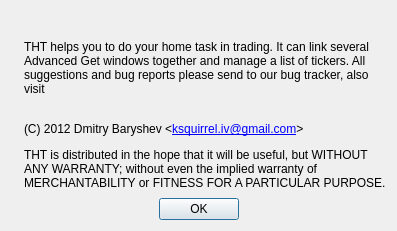
<?xml version="1.0" encoding="UTF-8"?>
<ui version="4.0">
 <class>About</class>
 <widget class="QDialog" name="About">
  <property name="geometry">
   <rect>
    <x>0</x>
    <y>0</y>
    <width>397</width>
    <height>231</height>
   </rect>
  </property>
  <property name="windowTitle">
   <string>About</string>
  </property>
  <layout class="QGridLayout" name="gridLayout">
   <item row="0" column="0" colspan="3">
    <layout class="QHBoxLayout" name="horizontalLayout_2">
     <item>
      <widget class="QLabel" name="label">
       <property name="alignment">
        <set>Qt::AlignCenter</set>
       </property>
      </widget>
     </item>
     <item>
      <layout class="QVBoxLayout" name="verticalLayout">
       <property name="spacing">
        <number>0</number>
       </property>
       <item>
        <layout class="QHBoxLayout" name="horizontalLayout">
         <item>
          <widget class="QLabel" name="labelVersion">
           <property name="sizePolicy">
            <sizepolicy hsizetype="MinimumExpanding" vsizetype="Preferred">
             <horstretch>0</horstretch>
             <verstretch>0</verstretch>
            </sizepolicy>
           </property>
           <property name="font">
            <font>
             <pointsize>11</pointsize>
             <weight>75</weight>
             <bold>true</bold>
            </font>
           </property>
           <property name="openExternalLinks">
            <bool>false</bool>
           </property>
          </widget>
         </item>
         <item>
          <widget class="QLabel" name="labelUpdate">
           <property name="pixmap">
            <pixmap resource="tht.qrc">:/images/transparent.png</pixmap>
           </property>
           <property name="alignment">
            <set>Qt::AlignCenter</set>
           </property>
           <property name="openExternalLinks">
            <bool>true</bool>
           </property>
          </widget>
         </item>
        </layout>
       </item>
       <item>
        <spacer name="verticalSpacer">
         <property name="orientation">
          <enum>Qt::Vertical</enum>
         </property>
         <property name="sizeType">
          <enum>QSizePolicy::Fixed</enum>
         </property>
         <property name="sizeHint" stdset="0">
          <size>
           <width>20</width>
           <height>12</height>
          </size>
         </property>
        </spacer>
       </item>
       <item>
        <widget class="QLabel" name="label_2">
         <property name="sizePolicy">
          <sizepolicy hsizetype="Expanding" vsizetype="Preferred">
           <horstretch>0</horstretch>
           <verstretch>0</verstretch>
          </sizepolicy>
         </property>
         <property name="text">
          <string>THT helps you to do your home task in trading. It can link several Advanced Get windows together and manage a list of tickers.

All suggestions and bug reports please send to our bug tracker, also visit</string>
         </property>
         <property name="textFormat">
          <enum>Qt::RichText</enum>
         </property>
         <property name="wordWrap">
          <bool>true</bool>
         </property>
         <property name="textInteractionFlags">
          <set>Qt::LinksAccessibleByMouse|Qt::TextSelectableByMouse</set>
         </property>
        </widget>
       </item>
       <item>
        <widget class="QLabel" name="labelUrl">
         <property name="openExternalLinks">
          <bool>true</bool>
         </property>
        </widget>
       </item>
       <item>
        <spacer name="verticalSpacer_2">
         <property name="orientation">
          <enum>Qt::Vertical</enum>
         </property>
         <property name="sizeType">
          <enum>QSizePolicy::Fixed</enum>
         </property>
         <property name="sizeHint" stdset="0">
          <size>
           <width>20</width>
           <height>12</height>
          </size>
         </property>
        </spacer>
       </item>
       <item>
        <widget class="QLabel" name="label_4">
         <property name="text">
          <string>(C) 2012 Dmitry Baryshev &amp;lt;&lt;a href=&quot;mailto:ksquirrel.iv@gmail.com&quot;&gt;ksquirrel.iv@gmail.com&lt;/a&gt;&amp;gt;</string>
         </property>
         <property name="textFormat">
          <enum>Qt::RichText</enum>
         </property>
         <property name="openExternalLinks">
          <bool>true</bool>
         </property>
         <property name="textInteractionFlags">
          <set>Qt::LinksAccessibleByMouse|Qt::TextSelectableByMouse</set>
         </property>
        </widget>
       </item>
       <item>
        <spacer name="verticalSpacer_3">
         <property name="orientation">
          <enum>Qt::Vertical</enum>
         </property>
         <property name="sizeType">
          <enum>QSizePolicy::Fixed</enum>
         </property>
         <property name="sizeHint" stdset="0">
          <size>
           <width>20</width>
           <height>12</height>
          </size>
         </property>
        </spacer>
       </item>
       <item>
        <widget class="QLabel" name="label_5">
         <property name="text">
          <string>THT is distributed in the hope that it will be useful, but WITHOUT ANY WARRANTY; without even the implied warranty of MERCHANTABILITY or FITNESS FOR A PARTICULAR PURPOSE.</string>
         </property>
         <property name="wordWrap">
          <bool>true</bool>
         </property>
         <property name="textInteractionFlags">
          <set>Qt::LinksAccessibleByMouse|Qt::TextSelectableByMouse</set>
         </property>
        </widget>
       </item>
      </layout>
     </item>
    </layout>
   </item>
   <item row="1" column="1">
    <spacer name="verticalSpacer_4">
     <property name="orientation">
      <enum>Qt::Vertical</enum>
     </property>
     <property name="sizeHint" stdset="0">
      <size>
       <width>20</width>
       <height>0</height>
      </size>
     </property>
    </spacer>
   </item>
   <item row="2" column="0">
    <spacer name="horizontalSpacer">
     <property name="orientation">
      <enum>Qt::Horizontal</enum>
     </property>
     <property name="sizeHint" stdset="0">
      <size>
       <width>0</width>
       <height>20</height>
      </size>
     </property>
    </spacer>
   </item>
   <item row="2" column="1">
    <widget class="QPushButton" name="pushButton">
     <property name="text">
      <string>OK</string>
     </property>
    </widget>
   </item>
   <item row="2" column="2">
    <spacer name="horizontalSpacer_2">
     <property name="orientation">
      <enum>Qt::Horizontal</enum>
     </property>
     <property name="sizeHint" stdset="0">
      <size>
       <width>0</width>
       <height>20</height>
      </size>
     </property>
    </spacer>
   </item>
  </layout>
 </widget>
 <resources>
  <include location="tht.qrc"/>
 </resources>
 <connections>
  <connection>
   <sender>pushButton</sender>
   <signal>clicked()</signal>
   <receiver>About</receiver>
   <slot>accept()</slot>
   <hints>
    <hint type="sourcelabel">
     <x>144</x>
     <y>257</y>
    </hint>
    <hint type="destinationlabel">
     <x>146</x>
     <y>319</y>
    </hint>
   </hints>
  </connection>
 </connections>
</ui>
